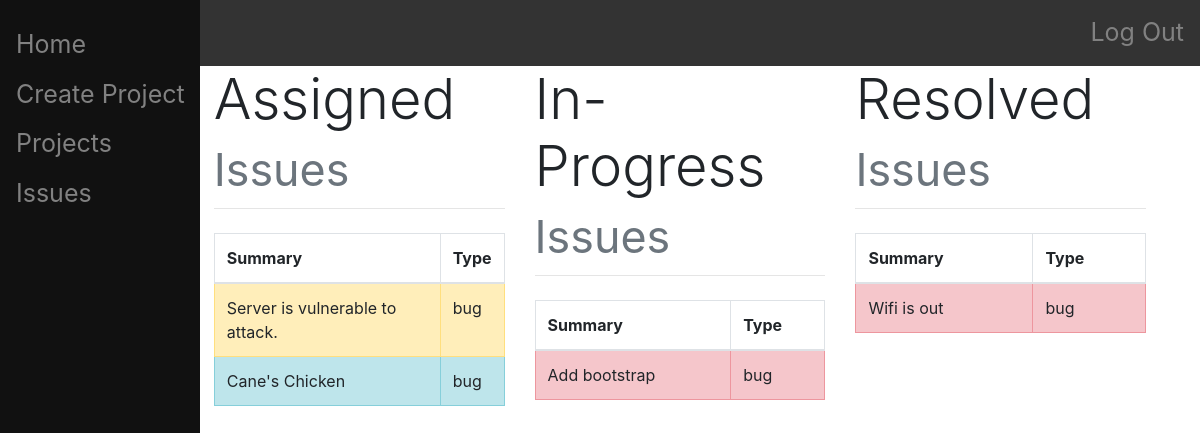
/issue/list/ (signed in), run on an earlier commit of the app's database.
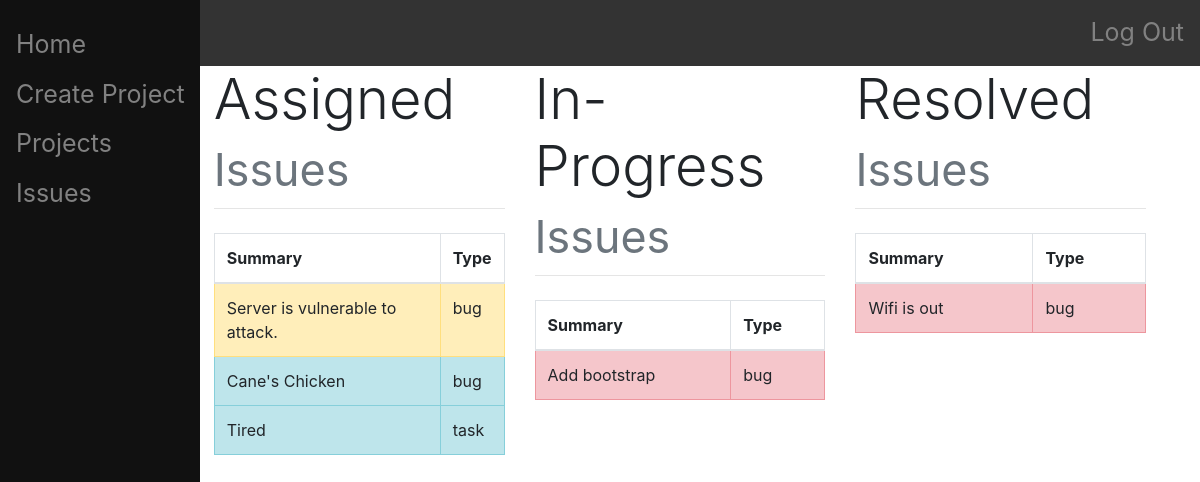
And on a later commit of the database.
### main/models.py (models this page shows, shortened)
class Issue(models.Model):
    project = models.ForeignKey(Project, on_delete=models.CASCADE)
    summary = models.CharField(max_length=200)
    description = models.CharField(max_length=1000)
    type = models.CharField(
        max_length = 4,
        choices = (
            ("task", "task"),
            ("bug", "bug"),
        ),
        default = "task"
    )
    priority = models.CharField(
        max_length = 7,
        choices = (
            ("blocker", "blocker"),
            ("major", "major"),
            ("minor", "minor"),
        ),
        default = "minor"
    )
    status = models.CharField(
        max_length = 11,
        choices = (
            ("assigned", "assigned"),
            ("in-progress", "in-progress"),
            ("resolved", "resolved"),
        ),
        default = "assigned"
    )
    assigner = models.ForeignKey(User, on_delete=models.CASCADE, related_name="issue_assigner", null=True)
    assignee = models.ForeignKey(User, on_delete=models.CASCADE, related_name="issue_assignee", null=True)
    date_created = models.DateTimeField(editable=False)
    date_updated = models.DateTimeField()
    files = JSONField(default=list)

### main/views.py (the view)
# urls.py: path("issue/list/", views.issue_list, name="issue_list")
def issue_list(response):
    authenticate(response)
    assigned = []
    in_progress = []
    resolved = []
    for i in Issue.objects.all():
        members = []
        members.append(i.assignee.username)
        members.append(i.assigner.username)
        user = response.user.username
        if user in members:
            if i.status == "assigned":
                assigned.append(i)
            elif i.status == "in-progress":
                in_progress.append(i)
            else:
                resolved.append(i)
    return render(response, "main/issue-list.html", {"assigned":assigned, "in_progress":in_progress, "resolved":resolved})

### main/views.py (called while the page is built)
def authenticate(response):
    if not response.user.is_authenticated:
        return HttpResponseRedirect("/login/")

### main/templates/main/issue-list.html (shortened to what this page needs)
{% extends "main/base.html" %}
{% block content %}
    <div class="row">
        <div class="table-responsive col-md-4">
            <h1 class="display-4">
              Assigned
              <small class="text-muted">Issues</small>
            </h1>
            <hr class="mt-0 mb-4">
            <table class="table table-hover table-bordered">
                <thead>
                    <tr>
                        <th scope="col">Summary</th>
                        <th scope="col">Type</th>
                    </tr>
                </thead>
                <tbody>
                    {% for i in assigned %}
                        {% if i.priority == "blocker" %}
                            <tr class="table-danger" style="transform: rotate(0);">
                        {% elif i.priority == "major" %}
                            <tr class="table-warning" style="transform: rotate(0);">
                        {% else %}
                            <tr class="table-info" style="transform: rotate(0);">
                        {% endif %}
                        <th style="font-weight:normal" scope="row"><a href="/project/{{i.project.id}}/issue/{{i.id}}" class="stretched-link"></a>{{i.summary}}</th>
                            <td>{{i.type}}</td>
                        </tr>
                    {% endfor %}
                </tbody>
            </table>
        </div>
        <div class="table-responsive col-md-4">
            <h1 class="display-4">
              In-Progress
              <small class="text-muted">Issues</small>
            </h1>
            <hr class="mt-0 mb-4">
            <table class="table table-hover table-bordered caption-top">
                <thead>
                    <tr>
                        <th scope="col">Summary</th>
                        <th scope="col">Type</th>
                    </tr>
                </thead>
                <tbody>
                    {% for i in in_progress %}
                        {% if i.priority == "blocker" %}
                            <tr class="table-danger" style="transform: rotate(0);">
                        {% elif i.priority == "major" %}
                            <tr class="table-warning" style="transform: rotate(0);">
                        {% else %}
                            <tr class="table-info" style="transform: rotate(0);">
                        {% endif %}
                        <th style="font-weight:normal" scope="row"><a href="/project/{{i.project.id}}/issue/{{i.id}}" class="stretched-link"></a>{{i.summary}}</th>
                            <td>{{i.type}}</td>
                        </tr>
                    {% endfor %}
                </tbody>
            </table>
        </div>
        <div class="table-responsive col-md-4">
            <h1 class="display-4">
              Resolved
              <small class="text-muted">Issues</small>
            </h1>
            <hr class="mt-0 mb-4">
            <table class="table table-hover table-bordered caption-top">
                <thead>
                    <tr>
                        <th scope="col">Summary</th>
                        <th scope="col">Type</th>
                    </tr>
                </thead>
                <tbody>
                    {% for i in resolved %}
                        {% if i.priority == "blocker" %}
                            <tr class="table-danger" style="transform: rotate(0);">
                        {% elif i.priority == "major" %}
                            <tr class="table-warning" style="transform: rotate(0);">
                        {% else %}
                            <tr class="table-info" style="transform: rotate(0);">
                        {% endif %}
                        <th style="font-weight:normal" scope="row"><a href="/project/{{i.project.id}}/issue/{{i.id}}" class="stretched-link"></a>{{i.summary}}</th>
                            <td>{{i.type}}</td>
                        </tr>
                    {% endfor %}
                </tbody>
            </table>
        </div>
    </div>
{% endblock %}

### main/templates/main/base.html (shortened to what this page needs)
<!doctype html>
<html>
<head>
    <link rel="stylesheet" href="https://stackpath.bootstrapcdn.com/bootstrap/4.3.1/css/bootstrap.min.css"
>
</head>
<body>
    <div class="sidenav">
            <a href="/">Home</a>
            <a href="/project">Create Project</a>
            <a href="/project/list">Projects</a>
            <a href="/issue/list">Issues</a>
    </div>
    <div class="topnav">
      <a href="/logout">Log Out</a>
    </div>
    <div id="content", name="content", class="main">
        <div class="row justify-content-center">
            <div class="col-11">
                {% block content %}
                {% endblock %}
            </div>
        </div>
    </div>
    <link rel="stylesheet" href="https://cdn.jsdelivr.net/npm/bootstrap-select@1.13.14/dist/css/bootstrap-select.min.css">
</body>
</html>

### main/templates/main/base.html (style rules this page uses)
.sidenav { height:100%; width:200px; position: fixed; z-index:1; top:0; left:0; background-color:#111; overflow-x: :hidden; padding-top:20px; }
.sidenav a { padding:6px 8px 6px 16px; text-decoration: none; font-size:25px; color: #818181; display:block; }
.main { margin-left:160px; padding:0px 10px; }
.topnav { background-color: #333; overflow: hidden; }
.topnav a { float: right; color: #818181; text-align: right; padding: 14px 16px; text-decoration: none; font-size: 25px; }

What changed in the data, as far as the page shows it:
added Issue: summary "Tired", type "task", shown under "Assigned Issues"
